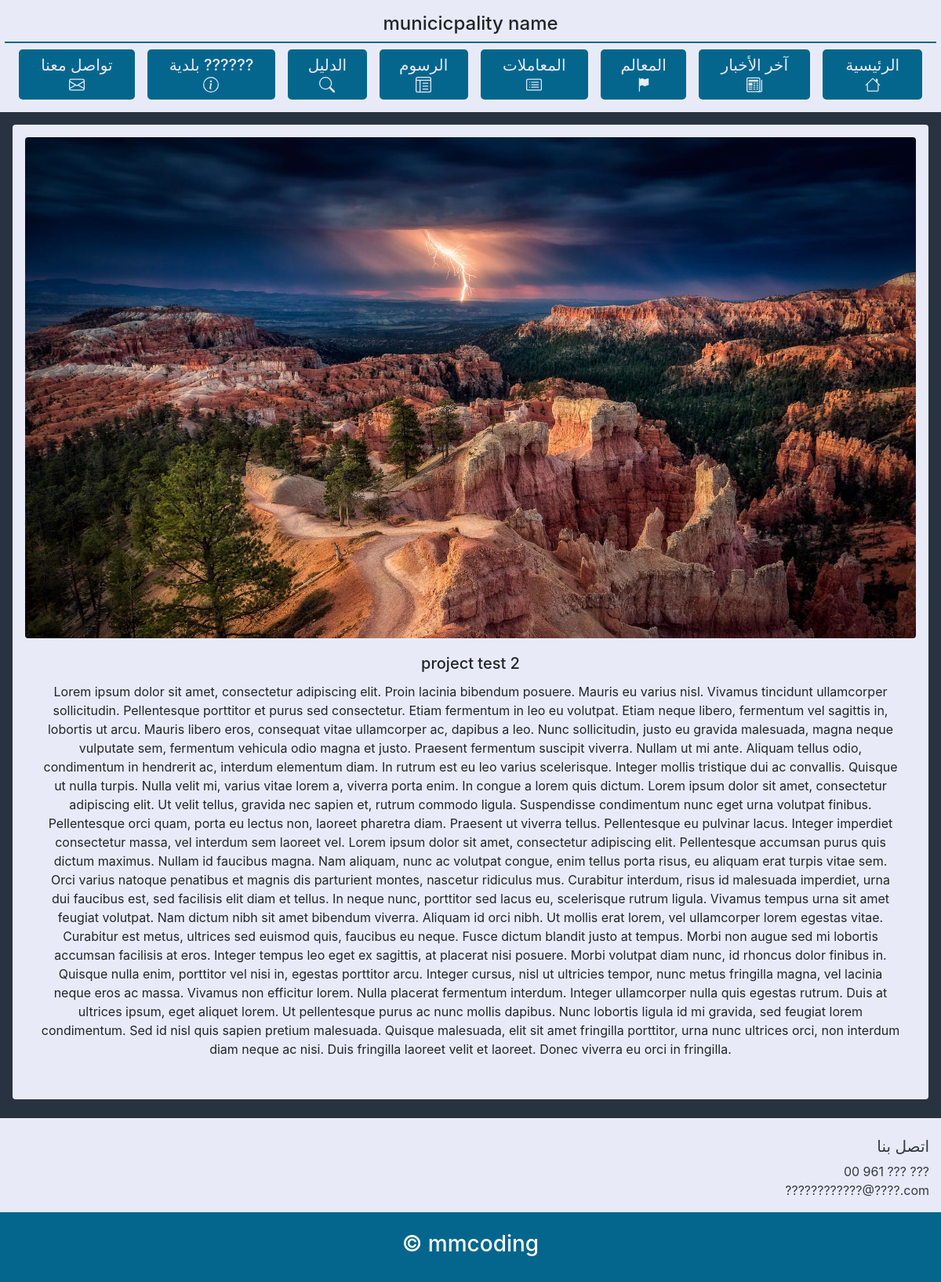
The app's page /project/3/ with its own data.
### website/models.py (models this page shows, shortened)
class NewsProjects(models.Model):
    news_title=                     models.CharField(max_length=128)
    news_description=               models.TextField()
    news_principale_image=          models.ImageField(upload_to='News/Projects/Principal/Image/')
    news_date=                      models.DateTimeField(default=datetime.now,blank=True,null=True)
    news_projects_finish=          models.BooleanField()
    madetby=models.ForeignKey(User,blank=True,null=True,on_delete=models.CASCADE,related_name='projects')

### website/views.py (the view)
# urls.py: path('project/<int:id>/', Project_detail_view, name='projectdetail'),#projcet_detail_view
def Project_detail_view(request,id):
    try:
        theproject=NewsProjects.objects.get(id=id)
    except :
        messages.warning(request,'حدث خطأ')
    newsfileproject=NewsFileProjects.objects.filter(relation=theproject)
    context = {
        'NewsModel': theproject,
        'NewsFileModel': newsfileproject,
        'projectfinish':theproject.news_projects_finish,
    }
    return render(request, 'Project/Project_detail_view.html', context)

### templates/Project/Project_detail_view.html
{% extends 'detail.html' %}

### templates/detail.html (shortened to what this page needs)
{% extends 'base.html' %}
{% block content %}
<div class="m-3 p-3 bac2 rounded">
    <img src="{{ NewsModel.news_principale_image.url }}" class="rounded" width="100%" style="border-radius: 10px;" alt="...">
    <div class="card-body">
        <h5 class="card-title d-flex justify-content-center">{{ NewsModel.news_title }}</h5>
        <p class="text-center d-flex justify-content-center">{{ NewsModel.news_description }}</p>
    </div>
</div>
{% endblock %}

### templates/base.html (style rules this page uses)
html { scroll-behavior: smooth; }
.bac2 { background: #E8EBF7; }

### records on screen
NewsProjects: news_principale_image (picture), news_title "project test 2", news_description "Lorem ipsum dolor sit amet, consectetur adipiscing elit. Proin lacinia bibendum posuere. Mauris eu varius nisl. Vivamus tincidunt ullamcorper sollicitudin. Pellentesque porttitor et purus sed consectetur. Etiam fermentum in leo eu volutpat. Etiam neque libero, fermentum vel sagittis in, lobortis ut arcu. Mauris libero eros, consequat vitae ullamcorper ac, dapibus a leo. Nunc sollicitudin, justo eu gravida malesuada, magna neque vulputate sem, fermentum vehicula odio magna et justo. Praesent fermentum suscipit viverra. Nullam ut mi ante. Aliquam tellus odio, condimentum in hendrerit ac, interdum elementum diam. In rutrum est eu leo varius scelerisque. Integer mollis tristique dui ac…"
